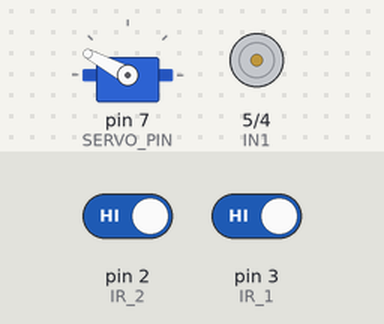
A sketch run on a simulated Arduino Uno, built with avr-gcc and run on an emulated ATmega328P. Parts: servo, motor-driver pin pairs drawn as motors (green arrow = first pin HIGH = forward, orange = second pin HIGH = backward, longer = more drive, scaled by the enable pin). The test bench sets the inputs (shaded band); at power-on: pin 2 (IR_2) HIGH, pin 3 (IR_1) HIGH.

Above: at 1.2 s.
1.3 s: pin 2 (IR_2) driven LOW
At 2.5 s:
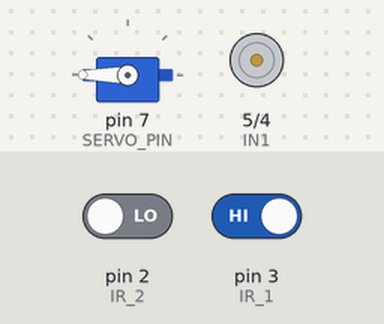
At 3.3 s:
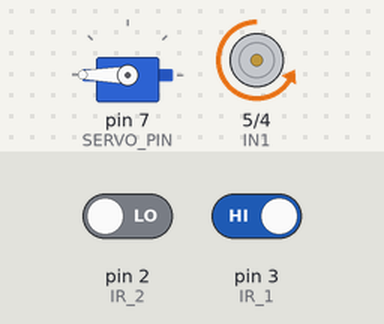
4.3 s: pin 3 (IR_1) driven LOW
At 6.0 s:
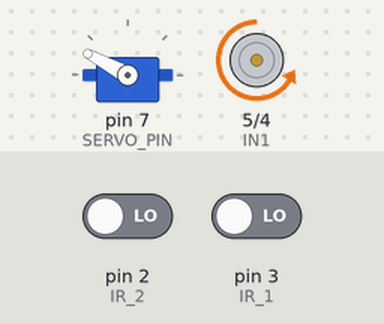
Timing chart, 0 to 7.5 s (numbered marks = the images above; inputs shaded):
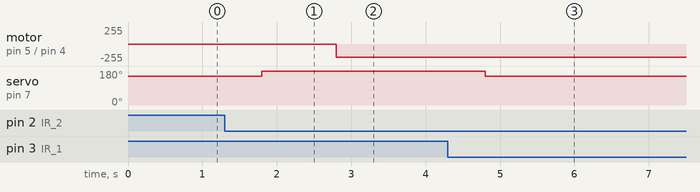

The sketch:

ThisIsTheBestProjectInTheWorld.ino
```cpp
#include <Servo.h>

// --- Constants ---
#define EN_A 6
#define IN1 5
#define IN2 4
#define IR_1 3
#define IR_2 2
#define SERVO_PIN 7

Servo myservo;

// --- Flags ---
// volatile ensures the loop reads the updated value from the ISR
volatile bool piece_at_sensor_2 = false;
volatile bool piece_at_sensor_1 = false;

// --- ISRs ---
void ISR_IR_1(){
  if (digitalRead(IR_1) == LOW) {
    piece_at_sensor_1 = true;
  }
}

void ISR_IR_2(){
  // We only care when the piece ARRIVES (LOW)
  if (digitalRead(IR_2) == LOW) {
    piece_at_sensor_2 = true;
    // Do NOT stop motor or read serial here. Just set the flag.
  }
}

void setup() {
  Serial.begin(9600);
  pinMode(IR_1, INPUT);
  pinMode(IR_2, INPUT);
  pinMode(EN_A, OUTPUT);
  pinMode(IN1, OUTPUT);
  pinMode(IN2, OUTPUT);

  myservo.attach(SERVO_PIN);
  myservo.write(152);

  // Use FALLING to detect only when the object covers the sensor
  attachInterrupt(digitalPinToInterrupt(IR_1), ISR_IR_1, FALLING);
  attachInterrupt(digitalPinToInterrupt(IR_2), ISR_IR_2, FALLING);
}

void loop() {

  // 1. Start Belt Logic
  if(piece_at_sensor_1){
    digitalWrite(IN1, LOW);
    digitalWrite(IN2, HIGH);
    analogWrite(EN_A, 200);
    piece_at_sensor_1 = false;
  }

  // 2. Sorting Logic
  if (piece_at_sensor_2){

    // A. Stop motor
    digitalWrite(IN1, LOW);
    digitalWrite(IN2, LOW);
    analogWrite(EN_A, 0);
    delay(500); // Wait a tiny bit for the camera to catch up

    // B. THE FIX: Clear the buffer to get the LATEST command
    char command = '0'; // Default to 0

    // While there is data in the buffer, keep reading to empty it.
    // The last byte read will be the most recent command from Python.
    while (Serial.available() > 0) {
      command = Serial.read();
      delay(2); // Small delay to catch incoming stream
    }

    // C. Check the command (Using CHAR '1', not INT 1)
    if (command == '1') {
       myservo.write(110); // Red condition
    } else {
       myservo.write(180); // Else condition
    }

    delay(1000);

    // D. Eject
    digitalWrite(IN1, LOW);
    digitalWrite(IN2, HIGH);
    analogWrite(EN_A, 200);
    delay(2000);

    // E. Reset
    digitalWrite(IN1, LOW);
    digitalWrite(IN2, LOW);
    analogWrite(EN_A, 0);
    myservo.write(152);
    piece_at_sensor_2 = false;
  }
}
```

Measured:
- after the input at 1.3 s, motor on pin 5 (IN1) / pin 4 (IN2): stopped → backward 200/255 after 1.5 s; servo on pin 7 (SERVO_PIN): 152° → 180° after 0.50 s
- after the input at 4.3 s, motor on pin 5 (IN1) / pin 4 (IN2): stays backward 200/255 (without the input it goes to stopped after 0.50 s)
